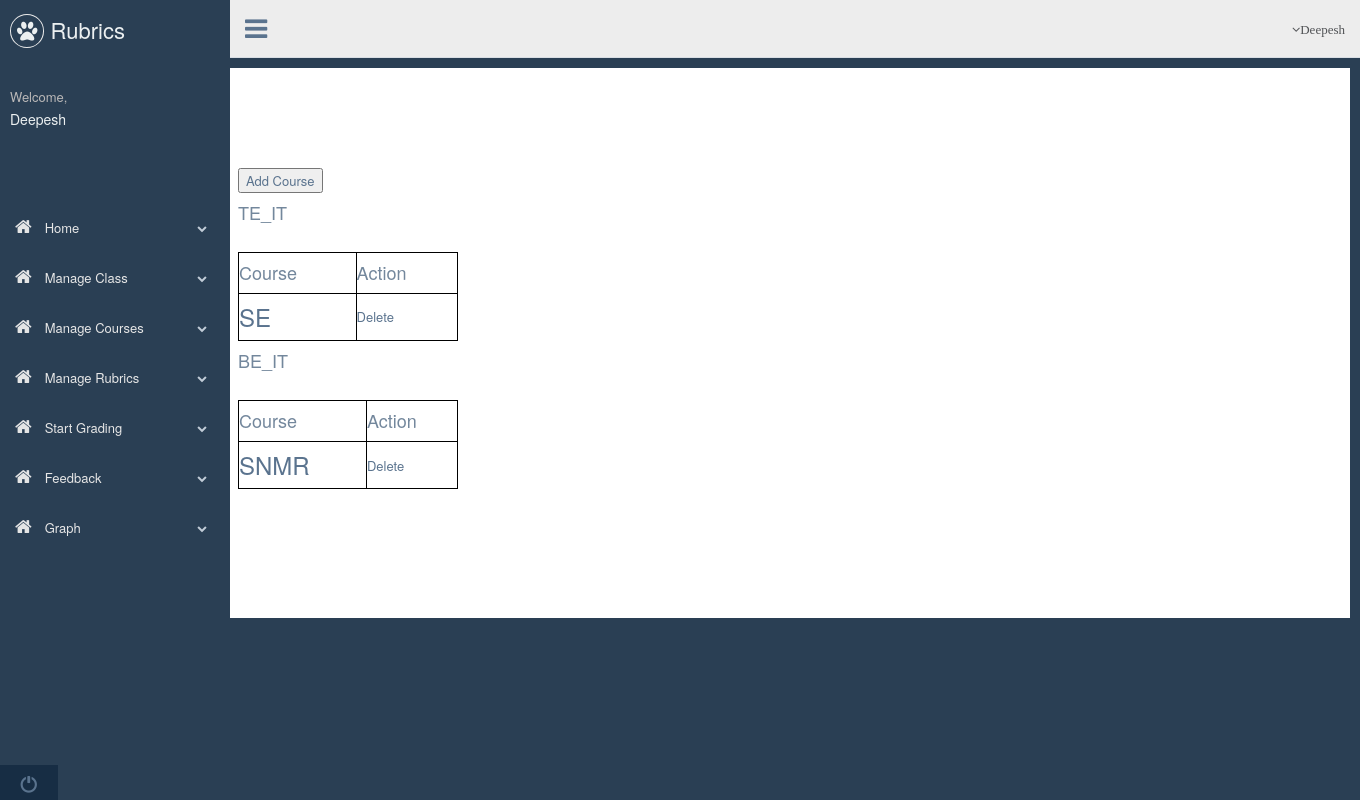
Page /managecourse.php (signed in) on the committed database.
### tables this page shows
CREATE TABLE `class` (
  `cid` int(11) NOT NULL,
  `classname` varchar(10) NOT NULL,
  `tid` int(11) NOT NULL
);

CREATE TABLE `course` (
  `coid` int(11) NOT NULL,
  `coursename` varchar(100) NOT NULL,
  `cid` int(11) NOT NULL,
  `tid` int(11) NOT NULL,
  `coursetable` varchar(100) NOT NULL
);

### managecourse.php (the view, shortened to what this page needs)
<!DOCTYPE html>
<html>
<head>
    <link href="vendors/bootstrap/dist/css/bootstrap.min.css" rel="stylesheet">
    <link href="vendors/font-awesome/css/font-awesome.min.css" rel="stylesheet">
    <link href="vendors/nprogress/nprogress.css" rel="stylesheet">
    <link href="vendors/iCheck/skins/flat/green.css" rel="stylesheet">
    <link href="vendors/bootstrap-progressbar/css/bootstrap-progressbar-3.3.4.min.css" rel="stylesheet">
    <link href="vendors/pnotify/dist/pnotify.css" rel="stylesheet">
    <link href="vendors/pnotify/dist/pnotify.buttons.css" rel="stylesheet">
    <link href="vendors/pnotify/dist/pnotify.nonblock.css" rel="stylesheet">
    <link href="build/css/custom.min.css" rel="stylesheet">
  </head>
</head>
<body class="nav-md">
  <div class="container body">
      <div class="main_container">
        <div class="col-md-3 left_col">
          <div class="left_col scroll-view">
            <div class="navbar nav_title" style="border: 0;">
            <a href="home.php" class="site_title"><i class="fa fa-paw"></i> <span>Rubrics</span></a>
            </div>
            <div class="profile clearfix">
              <div class="profile_info">
                <span>Welcome,</span>
                <h2> <?php if (isset($_SESSION['teacher_id'])) { ?><?php echo $_SESSION['teacher_name']; ?></h3><br><br></h2>
              </div>
            </div>
        <br />
        <div id="sidebar-menu" class="main_menu_side hidden-print main_menu">
              <div class="menu_section">
                <ul class="nav side-menu">
                  <li><a href="home.php" ><i class="fa fa-home"></i> Home <span class="fa fa-chevron-down"></span></a></li>
                  <li><a href="manageclass.php"><i class="fa fa-home"></i> Manage Class <span class="fa fa-chevron-down"></span></a></li>
                  <li><a href="managecourse.php"><i class="fa fa-home"></i> Manage Courses <span class="fa fa-chevron-down"></span></a></li>
                  <li><a href="create_rubric.php"><i class="fa fa-home"></i> Manage Rubrics <span class="fa fa-chevron-down"></span></a></li>
                  <li><a href="select_grading.php"><i class="fa fa-home"></i> Start Grading <span class="fa fa-chevron-down"></span></a>
                  </li>
                  <li><a href="feedback.php"><i class="fa fa-home"></i> Feedback <span class="fa fa-chevron-down"></span></a></li>
                  <li><a href="chart.php"><i class="fa fa-home"></i> Graph <span class="fa fa-chevron-down"></span></a></li>
                </ul>
              </div>
            <div class="sidebar-footer hidden-small">
              <a data-toggle="tooltip" data-placement="top" title="Logout" href="javascript://" onclick="self.parent.location='logout.php'" >
                <span class="glyphicon glyphicon-off" aria-hidden="true"></span>
              </a>
            </div>
            </div>
            </div>
            </div>
            <div class="top_nav">
          <div class="nav_menu">
            <nav>
              <div class="nav toggle">
                <a id="menu_toggle"><i class="fa fa-bars"></i></a>
              </div>
              <ul class="nav navbar-nav navbar-right">
                <li class="">
                  <a href="javascript:;" class="user-profile dropdown-toggle" data-toggle="dropdown" aria-expanded="false">
                    <span class=" fa fa-angle-down"><?php echo $_SESSION['teacher_name']; ?></span>
                  </a>
                </li>
                  </ul>
            </nav>
          </div>
        </div>
    <?php }?>
<article id="main">
<a href="courses.php">
<input type="button" value="Add Course"/></a>
<?php
include 'dbConfig.php';
	$classname=$db->query("SELECT classname,cid FROM class WHERE tid=".$_SESSION['teacher_id']);
   while($row = $classname->fetch_assoc())
   {
   	?>
   	 <h2><?php echo $row['classname'];?></h2>
		<table style="width: 20%">
            <tr>
            <thead>
                <th><h4>Course</h4></th>
                <th><h4>Action</h4></th>
            </thead>
            </tr>
   <?php
	$course=$db->query("SELECT coursename, coid FROM course WHERE cid=".$row['cid']);
	while($row1 = $course->fetch_assoc())
	{
	 	?>
	 	<tr>
	 	<td><h3><a href="viewassignment.php?id=<?php echo  $row1['coid']; ?>"><?php echo  $row1['coursename']; ?></a></h3></td>
	 	<td><a href="managecourse.php?action=deleteCourse&cn=<?php echo $row1['coid'];?>">Delete</a></td>
	 	</tr>
	<?php  } ?>
	 <br></table>
	 <?php
	 }
   ?>
	 </article>
</body>
</html>

### managecourse.php (style rules this page uses)
article { margin-left: 225px; padding: 1em; padding-top: 100px; overflow: hidden; height: 550px; background-color: white; width:1125px; }
table, th, td { border: 0.5px solid black; border-collapse: collapse; }

### rows in the picture
class: classname "TE_IT"
course: coursename "SE"
class: classname "BE_IT"
course: coursename "SNMR"

### other values in the picture
$_SESSION['teacher_name'] "Deepesh"
